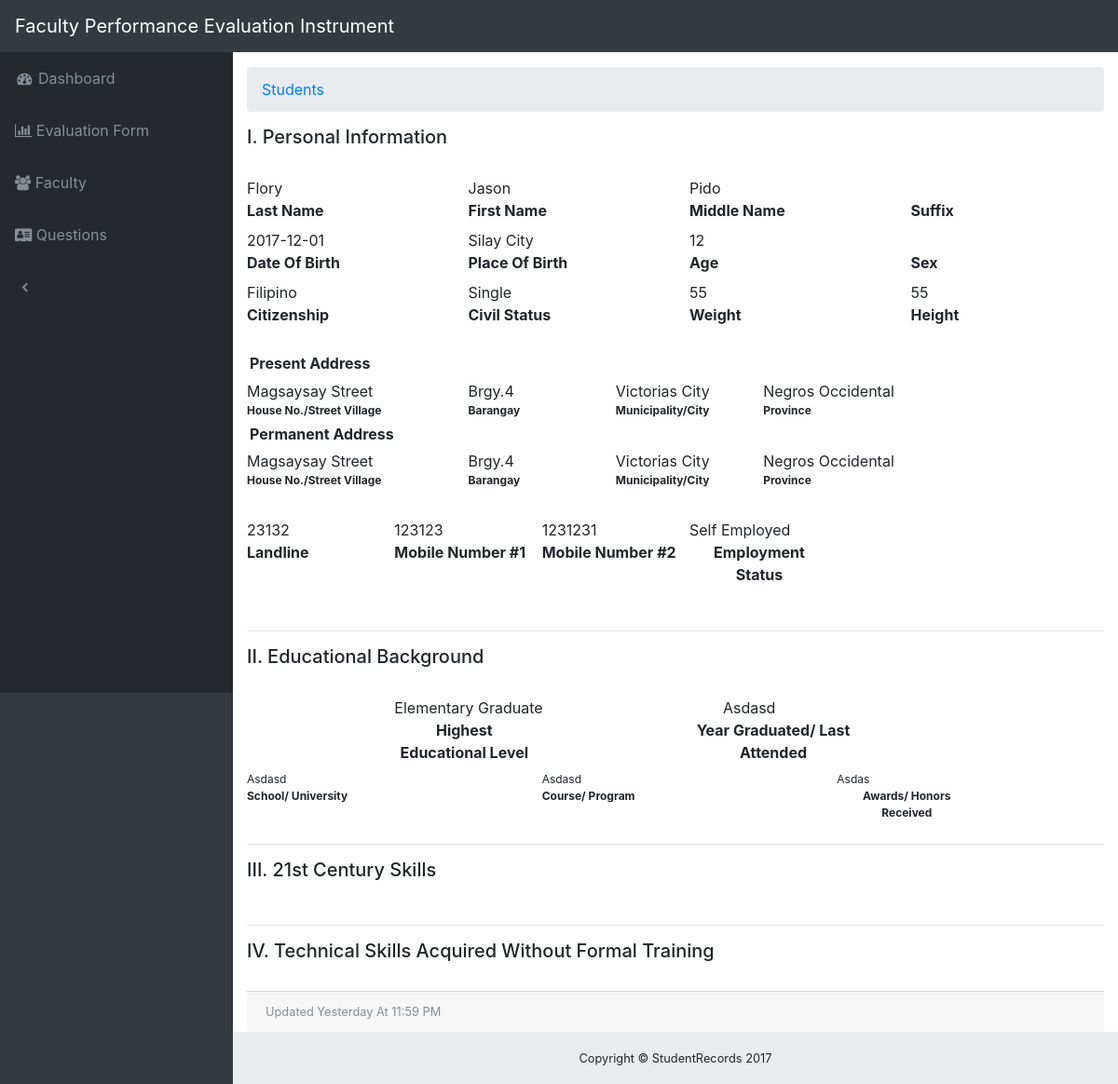
Screenshot of /student_modal.php?persid=1 with the database file from the repository.
### tables this page shows
CREATE TABLE IF NOT EXISTS `personal` (
`persid` int(50) NOT NULL,
  `lastname` varchar(50) NOT NULL,
  `firstname` varchar(50) NOT NULL,
  `middle` varchar(50) NOT NULL,
  `suffix` varchar(20) NOT NULL,
  `bdate` date NOT NULL,
  `placebdate` varchar(50) NOT NULL,
  `age` int(10) NOT NULL,
  `gender` varchar(15) NOT NULL,
  `civil` varchar(60) NOT NULL,
  `citizenship` varchar(60) NOT NULL,
  `height` varchar(20) NOT NULL,
  `weight` varchar(20) NOT NULL,
  `presadd1` varchar(70) NOT NULL,
  `presadd2` varchar(70) NOT NULL,
  `presadd3` varchar(70) NOT NULL,
  `presadd4` varchar(70) NOT NULL,
  `permadd1` varchar(70) NOT NULL,
  `permadd2` varchar(70) NOT NULL,
  `permadd3` varchar(70) NOT NULL,
  `permadd4` varchar(70) NOT NULL,
  `landline` int(30) NOT NULL,
  `primob` int(30) NOT NULL,
  `secmob` int(30) NOT NULL,
  `email` varchar(60) NOT NULL,
  `empstat` varchar(70) NOT NULL,
  `highed` varchar(70) NOT NULL,
  `yeargrad` varchar(70) NOT NULL,
  `school` varchar(70) NOT NULL,
  `course` varchar(70) NOT NULL,
  `status` varchar(50) NOT NULL,
  `campus` varchar(50) NOT NULL,
  `awards` varchar(70) NOT NULL,
  `techskill` varchar(70) NOT NULL,
  `innovation` varchar(70) NOT NULL,
  `teamwork` varchar(70) NOT NULL,
  `multitasking` varchar(70) NOT NULL,
  `workethics` varchar(70) NOT NULL,
  `selfmotivation` varchar(70) NOT NULL,
  `create_problem_solving` varchar(70) NOT NULL,
  `critical_thinking` varchar(70) NOT NULL,
  `decision_making` varchar(70) NOT NULL,
  `stress_tolerance` varchar(70) NOT NULL,
  `planning_organizing` varchar(70) NOT NULL,
  `social_perceptiveness` varchar(70) NOT NULL,
  `english_functional_skills` varchar(70) NOT NULL,
  `english_comprehension` varchar(70) NOT NULL,
  `math_functional_skill` varchar(70) NOT NULL,
  `problem_solving` varchar(70) NOT NULL,
  `carpentry` varchar(50) NOT NULL,
  `masonry` varchar(50) NOT NULL,
  `welding` varchar(50) NOT NULL,
  `auto_mechanic` varchar(50) NOT NULL,
  `plumbing` varchar(50) NOT NULL,
  `driving` varchar(50) NOT NULL,
  `gardening` varchar(50) NOT NULL,
  `tailoring` varchar(50) NOT NULL,
  `photography` varchar(50) NOT NULL,
  `hairdressing` varchar(50) NOT NULL,
  `cooking` varchar(50) NOT NULL,
  `baking` varchar(50) NOT NULL,
  `others` varchar(50) NOT NULL
);

### student_modal.php (the view, shortened to what this page needs)
<?php include('header.php') ?>
<?php
 if(isset($_REQUEST['persid']))
    {
   $persid=$_REQUEST['persid'];
    }
      else
     {
    $persid=$_POST['persid'];
    }
 ?>
				<body class="fixed-nav sticky-footer bg-dark" id="page-top">
			    <?php include('navfixed.php') ?>
			    <div class="content-wrapper">
			        <div class="container-fluid">
	            <ol class="breadcrumb">
	                <li class="breadcrumb-item">
	                    <a href="students.php">Students</a>
	                </li>
	            </ol>
				<h5>I. Personal Information</h5>
				<br>
				<?php
					include('connection.php');
					$query1=mysqli_query($conn,"select * from personal WHERE persid = '$persid'")or die(mysqli_error($conn));
					$row=mysqli_fetch_assoc($query1);
				?>
				<div class="row">
					<span class="input-group">
						<div class="col-lg-3"><?php echo $row['lastname'];?></div>
						<div class="col-lg-3"><?php echo $row['firstname'];?></div>
						<div class="col-lg-3"><?php echo $row['middle'];?></div>
						<div class="col-lg-3"><?php echo $row['suffix'];?></div>
					</span>
					<span class="input-group" >
						<div class="col-lg-3 border-top"><label align="center" class="input-group" style="width:150px;"><strong>Last Name</strong></label></div>
						<div class="col-lg-3 border-top"><label align="center" class="input-group" style="width:150px;"><strong>First Name</strong></label></div>
						<div class="col-lg-3 border-top"><label align="center" class="input-group" style="width:150px;"><strong>Middle Name</strong></label></div>
						<div class="col-lg-3 border-top"><label align="center" class="input-group" style="width:150px;"><strong>Suffix</strong></label></div>
					</span>
				</div>
				<div class="row">
					<span class="input-group">
						<div class="col-lg-3"><?php echo $row['bdate'];?></div>
						<div class="col-lg-3"><?php echo $row['placebdate'];?></div>
						<div class="col-lg-3"><?php echo $row['age'];?></div>
						<div class="col-lg-1"><?php echo $row['gender'];?></div>
					</span>
					<span class="input-group" >
						<div class="col-lg-3 border-top"><label align="center" class="input-group" style="width:150px;"><strong>Date of Birth</strong></label></div>
						<div class="col-lg-3 border-top"><label align="center" class="input-group" style="width:150px;"><strong>Place of Birth</strong></label></div>
						<div class="col-lg-3 border-top"><label align="center" class="input-group" style="width:150px;"><strong>Age</strong></label></div>
						<div class="col-lg-1 border-top"><label align="center" class="input-group" style="width:150px;"><strong>Sex</strong></label></div>
					</span>
				</div>
				<div class="row">
					<span class="input-group">
						<div class="col-lg-3"><?php echo $row['citizenship'];?></div>
						<div class="col-lg-3"><?php echo $row['civil'];?></div>
						<div class="col-lg-3"><?php echo $row['weight'];?></div>
						<div class="col-lg-1"><?php echo $row['height'];?></div>
					</span>
					<span class="input-group" >
						<div class="col-lg-3 border-top"><label align="center" class="input-group" style="width:150px;"><strong>Citizenship</strong></label></div>
						<div class="col-lg-3 border-top"><label align="center" class="input-group" style="width:150px;"><strong>Civil Status</strong></label></div>
						<div class="col-lg-3 border-top"><label align="center" class="input-group" style="width:150px;"><strong>Weight</strong></label></div>
						<div class="col-lg-1 border-top"><label align="center" class="input-group" style="width:150px;"><strong>Height</strong></label></div>
					</span>
				</div>
				<br>
				<div class="row">
					&nbsp&nbsp&nbsp&nbsp<h6><strong> Present Address</strong></h6>
					<span class="input-group">
						<div class="col-lg-3"><?php echo $row['presadd1'];?></div>
						<div class="col-lg-2"><?php echo $row['presadd2'];?></div>
						<div class="col-lg-2"><?php echo $row['presadd3'];?></div>
						<div class="col-lg-3"><?php echo $row['presadd4'];?></div>
					</span>
					<span class="input-group" style="font-size:12px">
						<div class="col-lg-3 border-top"><label align="center" class="input-group" style="width:150px;"><strong>House No./Street Village</strong></label></div>
						<div class="col-lg-2 border-top"><label align="center" class="input-group" style="width:150px;"><strong>Barangay</strong></label></div>
						<div class="col-lg-2 border-top"><label align="center" class="input-group" style="width:150px;"><strong>Municipality/City</strong></label></div>
						<div class="col-lg-3 border-top"><label align="center" class="input-group" style="width:150px;"><strong>Province</strong></label></div>
					</span>
				</div>
				<div class="row">
					&nbsp&nbsp&nbsp&nbsp<h6><strong> Permanent Address</strong></h6>
					<span class="input-group">
						<div class="col-lg-3"><?php echo $row['permadd1'];?></div>
						<div class="col-lg-2"><?php echo $row['permadd2'];?></div>
						<div class="col-lg-2"><?php echo $row['permadd3'];?></div>
						<div class="col-lg-3"><?php echo $row['permadd4'];?></div>
					</span>
					<span class="input-group" style="font-size:12px">
						<div class="col-lg-3 border-top"><label align="center" class="input-group" style="width:150px;"><strong>House No./Street Village</strong></label></div>
						<div class="col-lg-2 border-top"><label align="center" class="input-group" style="width:150px;"><strong>Barangay</strong></label></div>
						<div class="col-lg-2 border-top"><label align="center" class="input-group" style="width:150px;"><strong>Municipality/City</strong></label></div>
						<div class="col-lg-3 border-top"><label align="center" class="input-group" style="width:150px;"><strong>Province</strong></label></div>
					</span>
				</div>
				<br>
				<div class="row">
					<span class="input-group">
						<div class="col-lg-2"><?php echo $row['landline'];?></div>
						<div class="col-lg-2"><?php echo $row['primob'];?></div>
						<div class="col-lg-2"><?php echo $row['secmob'];?></div>
						<div class="col-lg-4"><?php echo $row['empstat'];?></div>
					</span>
					<span class="input-group" >
						<div class="col-lg-2 border-top"><label align="center" class="input-group" style="width:150px;"><strong>Landline</strong></label></div>
						<div class="col-lg-2 border-top"><label align="center" class="input-group" style="width:150px;"><strong>Mobile Number #1</strong></label></div>
						<div class="col-lg-2 border-top"><label align="center" class="input-group" style="width:150px;"><strong>Mobile Number #2</strong></label></div>
						<div class="col-lg-4 border-top"><label align="center" class="input-group" style="width:150px;"><strong>Employment Status</strong></label></div>
					</span>
				</div>
				<br>
				<hr>
				<h5>II. Educational Background</h5><br>
				<div class="row">
					<span class="input-group">
						<div class="col-lg-2"></div>
						<div class="col-lg-4"><?php echo $row['highed'];?></div>
						<div class="col-lg-2"style = "text-align:center;"><?php echo $row['yeargrad'];?></div>
					</span>
					<span class="input-group" >
						<div class="col-lg-2 border-top"><label align="center" class="input-group" style="width:150px;"></label></div>
						<div class="col-lg-4 border-top"><label align="center" class="input-group" style="width:150px;"><strong>Highest Educational Level</strong></label></div>
						<div class="col-lg-4 border-top"><label align="center" class="input-group" style="width:180px;"><strong>Year Graduated/ Last Attended</strong></label></div>
					</span>
				</div>
				<div class="row">
					<span class="input-group" style="font-size:12px" >
						<div class="col-lg-4"><?php echo $row['school'];?></div>
						<div class="col-lg-4"><?php echo $row['course'];?></div>
						<div class="col-lg-2"><?php echo $row['awards'];?></div>
					</span>
					<span class="input-group" style="font-size:12px" >
						<div class="col-lg-4 border-top"><label align="center" class="input-group" style="width:150px;"><strong>School/ University</strong></label></div>
						<div class="col-lg-4 border-top"><label align="center" class="input-group" style="width:150px;"><strong>Course/ Program</strong></label></div>
						<div class="col-lg-2 border-top"><label align="center" class="input-group" style="width:150px;"><strong>Awards/ Honors Received</strong></label></div>
					</span>
				</div>
				<hr>
				<h5>III. 21st Century Skills</h5><br>
				<hr>
				<h5>IV. Technical Skills Acquired without formal training</h5><br>
				<div class="card-footer small text-muted">Updated yesterday at 11:59 PM</div>
            </div>
            <footer class="sticky-footer">
                <div class="container">
                    <div class="text-center">
                        <small>Copyright © StudentRecords 2017</small>
                    </div>
                </div>
            </footer>
</div>
</body>

### header.php (shortened to what this page needs)
<!DOCTYPE html>
<html lang="en">
<head>
  <link href="pug/vendor/bootstrap/css/bootstrap.min.css" rel="stylesheet">
  <link href="fonts/css/font-awesome.min.css" rel="stylesheet" type="text/css">
  <link href="pug/vendor/datatables/dataTables.bootstrap.css" rel="stylesheet">
  <link href="pug/vendor/datatables/dataTables.bootstrap.min.css" rel="stylesheet">
  <link href="pug/vendor/datatables/dataTables.responsive.css" rel="stylesheet">
  <link href="pug/vendor/datatables/dataTables.bootstrap4.css" rel="stylesheet">
  <link href="css/sb-admin.css" rel="stylesheet">
</head>

### navfixed.php (shortened to what this page needs)
<nav class="navbar navbar-expand-lg navbar-dark bg-dark fixed-top" id="mainNav">
    <a class="navbar-brand" href="index.php">Faculty Performance Evaluation Instrument</a>
    <div class="collapse navbar-collapse" id="navbarResponsive">
      <ul class="navbar-nav navbar-sidenav" id="exampleAccordion" style="background-color:#25292d!important;">
        <li class="nav-item" data-toggle="tooltip" data-placement="right" title="Dashboard">
          <a class="nav-link" href="index.php">
            <i class="fa fa-fw fa-dashboard"></i>
            <span class="nav-link-text">Dashboard</span>
          </a>
        </li>
        <li class="nav-item" data-toggle="tooltip" data-placement="right" title="Charts">
          <a class="nav-link" href="evaluation_form.php">
            <i class="fa fa-bar-chart"></i>
            <span class="nav-link-text">Evaluation Form</span>
          </a>
        </li>
        <li class="nav-item" data-toggle="tooltip" data-placement="right" title="Charts">
          <a class="nav-link" href="faculty.php">
            <i class="fa fa-users"></i>
            <span class="nav-link-text">Faculty</span>
          </a>
        </li>
        <li class="nav-item" data-toggle="tooltip" data-placement="right" title="Charts">
          <a class="nav-link" href="questions.php">
            <i class="fa fa-address-card"></i>
            <span class="nav-link-text">Questions</span>
          </a>
        </li>
        <li class="navbar-nav sidenav-toggler" >
            <li class="nav-item ">
                <a class="nav-link" id="sidenavToggler">
                    <i class="fa fa-fw fa-angle-left"></i>
                </a>
            </li>
        </li>
    </div>
  </nav>

### css/sb-admin.css (style rules this page uses)
html { position: relative; min-height: 100%; }
body { overflow-x: hidden; }
body.sticky-footer { margin-bottom: 56px; }
body.sticky-footer .content-wrapper { min-height: calc(100vh - 56px - 56px); }
body.fixed-nav { padding-top: 56px; }
.content-wrapper { min-height: calc(100vh - 56px); padding-top: 1rem; }
#mainNav .navbar-collapse { overflow: auto; max-height: 75vh; }
#mainNav .navbar-collapse .navbar-nav .nav-item .nav-link { cursor: pointer; }
#mainNav .navbar-collapse .sidenav-toggler { display: none; }
@media (min-width: 992px) { #mainNav .navbar-brand { width: 250px; } }
@media (min-width: 992px) { #mainNav .navbar-collapse { overflow: visible; max-height: none; } }
@media (min-width: 992px) { #mainNav .navbar-collapse .navbar-sidenav { position: absolute; top: 0; left: 0; overflow-x: hidden; overflow-y: auto; -webkit-flex-direction: column; -ms-flex-direction: column; flex-direction: column; margin-top: 56px; } }
@media (min-width: 992px) { #mainNav .navbar-collapse .navbar-sidenav > .nav-item { width: 250px; padding: 0; } }
@media (min-width: 992px) { #mainNav .navbar-collapse .navbar-sidenav > .nav-item > .nav-link { padding: 1em; } }
#mainNav.fixed-top .sidenav-toggler { display: none; }
@media (min-width: 992px) { #mainNav.fixed-top .navbar-sidenav { height: calc(100vh - 112px); } }
@media (min-width: 992px) { #mainNav.fixed-top .sidenav-toggler { position: absolute; top: 0; left: 0; display: flex; overflow-x: hidden; overflow-y: auto; -webkit-flex-direction: column; -ms-flex-direction: column; flex-direction: column; margin-top: calc(100vh - 56px); } }
#mainNav.fixed-top.navbar-dark .sidenav-toggler { background-color: #212529; }
.content-wrapper { overflow-x: hidden; background: white; }
@media (min-width: 992px) { .content-wrapper { margin-left: 250px; } }
#sidenavToggler i { font-weight: 800; }
#mainNav.navbar-dark .navbar-collapse .navbar-sidenav > .nav-item > .nav-link { color: #868e96; }
@media (min-width: 992px) { #mainNav.navbar-dark .navbar-collapse .navbar-sidenav { background: #343a40; } }
footer.sticky-footer { position: absolute; right: 0; bottom: 0; width: 100%; height: 56px; background-color: #e9ecef; line-height: 55px; }
@media (min-width: 992px) { footer.sticky-footer { width: calc(100% - 250px); } }

### student_modal.php (style rules this page uses)
div { text-transform: capitalize; }

### rows the page displays
personal: lastname "Flory", firstname "Jason", middle "Pido", bdate "2017-12-01", placebdate "Silay City", age "12", citizenship "Filipino", civil "Single", weight "55", height "55", presadd1 "Magsaysay Street", presadd2 "Brgy.4", presadd3 "Victorias City", presadd4 "Negros Occidental", permadd1 "Magsaysay Street", permadd2 "Brgy.4", permadd3 "Victorias City", permadd4 "Negros Occidental", landline "23132", primob "123123", secmob "1231231", empstat "Self Employed", highed "Elementary Graduate", yeargrad "Asdasd", school "Asdasd", course "Asdasd", awards "Asdas"
